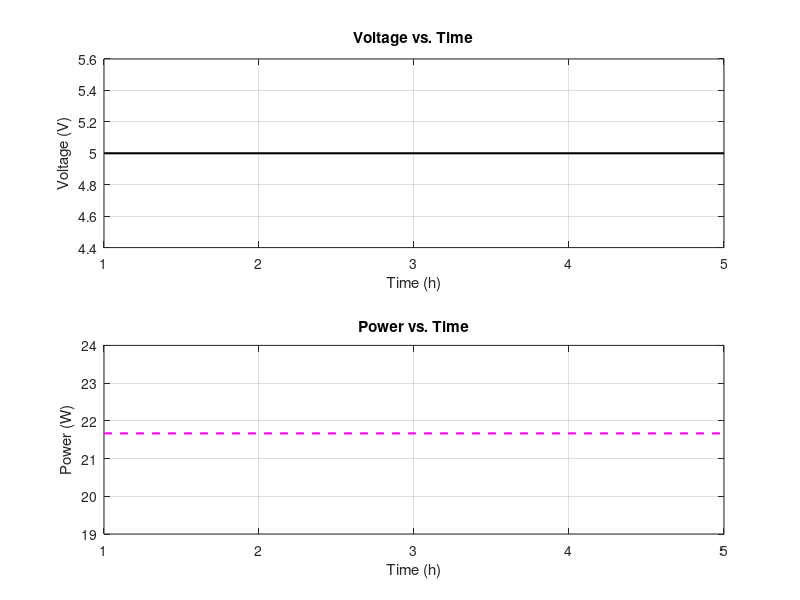

This figure's MATLAB source:
fprintf("By: GUIZENI Oumayma\n");
fprintf("Date: 17-06-2023\n");
pause(3);

% Battery parameters
batteryCapacity = input('Enter the Capacity of your battery in Ah: '); % Battery capacity in Ampere-hours (Ah)

% Get current & voltage measurement from the user
timeSteps = input('Enter the number of time steps: ');
currentMeasurements = zeros(timeSteps, 1);
voltageMeasurements = zeros(timeSteps, 1);

for i = 1:timeSteps
    currentMeasurements(i) = input(sprintf('Enter current measurement at time step %d (A): ', i));
    voltageMeasurements(i) = input(sprintf('Enter voltage measurement at time step %d (A): ', i));
end

R = input('Enter noise covariance R or press enter to use default: ');
if isempty(R)
    R = 0.1;  % Default noise covariance, which is normally between 0.001 and 0.1
end

% Initialize variables
powerEstimates = zeros(timeSteps, 1);
x_k = 0; % Initial power estimate
P_k = 1; % Initial covariance estimate

% Estimate power using Kalman Filtering method
    % Predict
    predictedPower = x_k + currentMeasurements * batteryCapacity;
    predictedP = P_k;

    % Update
    residual = voltageMeasurements - predictedPower;
    residualCovariance = predictedP + R;
    kalmanGain = predictedP / residualCovariance;

    x_k = predictedPower + kalmanGain * residual;
    P_k = (1 - kalmanGain) * predictedP;

    powerEstimates = x_k;

% Display the estimated power values
fprintf("Total Estimated Power (W): %.2f\n", powerEstimates, 'W');

% Plotting
time = 1:length(voltageMeasurements);
figure;
subplot(2,1,1);
plot(time, voltageMeasurements,'k', 'LineWidth', 1.5);
xlabel('Time (h)');
ylabel('Voltage (V)');
title('Voltage vs. Time');
grid on;
subplot(2,1,2);
plot(time, powerEstimates, 'm--', 'LineWidth', 1.5);
xlabel('Time (h)');
ylabel('Power (W)');
title('Power vs. Time');
grid on;

% Save the graph as PNG
     print -dpng power_graph_with_kalman_method.png;